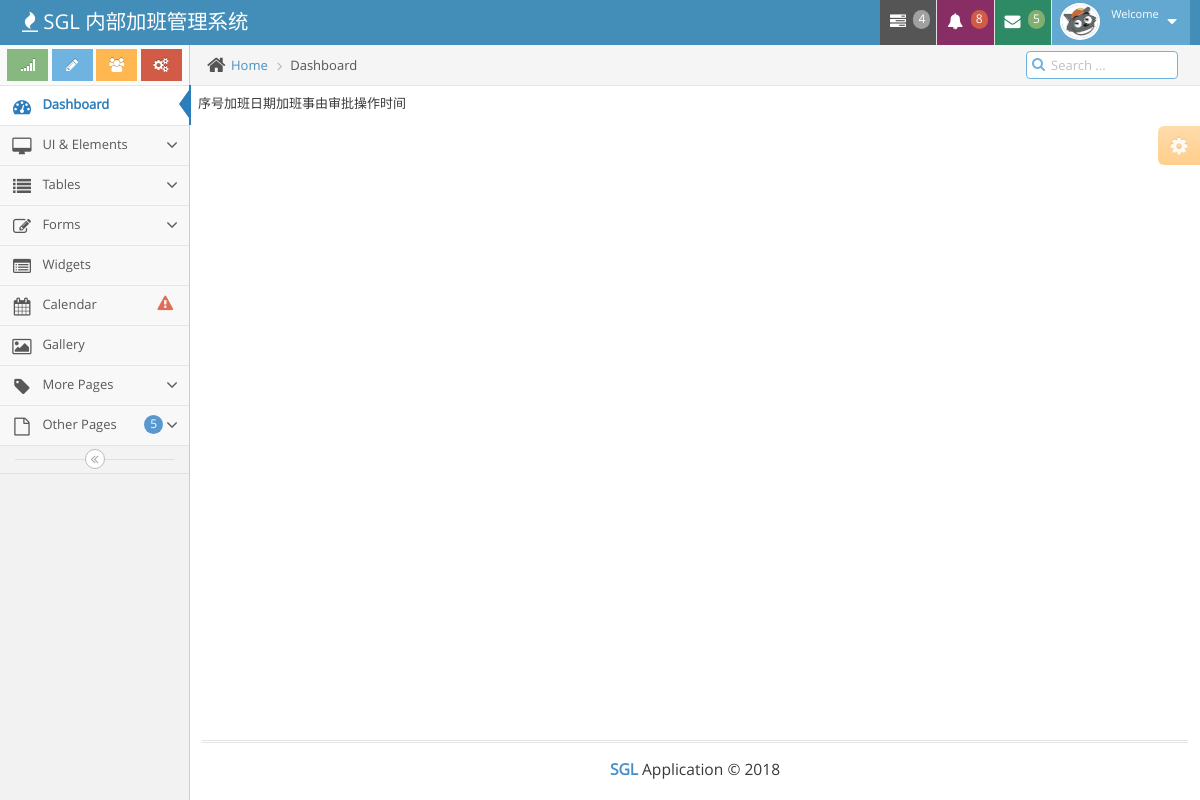
Before: /otrest/list-otrequest/ with the older database file.
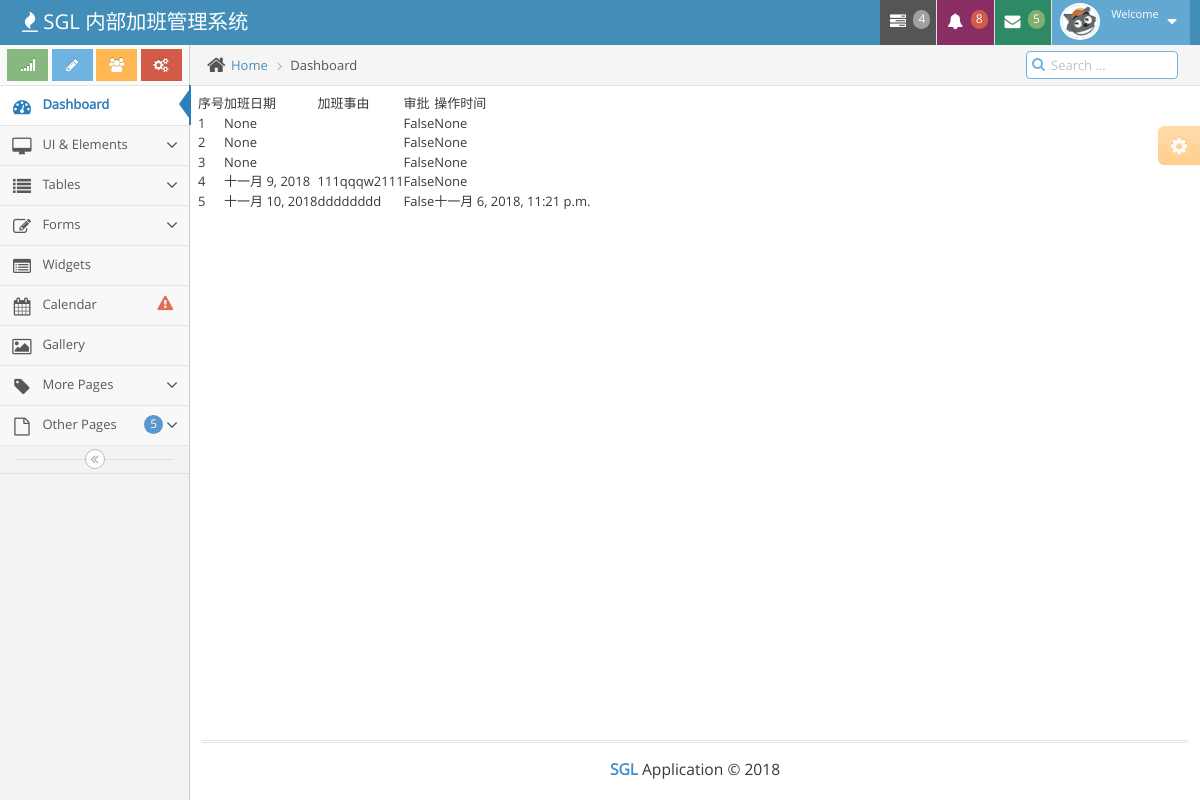
After: the same page with the newer database file.
### otrest/models.py (models this page shows, shortened)
class OtRequest(models.Model):
    user = models.ForeignKey(User, on_delete=models.CASCADE, related_name='otrest_user')
    ottime = models.DateField(blank=True, null=True)
    reason = models.TextField(max_length=100, blank=True)
    approve = models.BooleanField(default=False)
    created = models.DateTimeField(auto_now_add=True)

### otrest/views.py (the view)
class OtRequestListView(LoginRequiredMixin, ListView):
    login_url = "/account/login/"
    model = OtRequest
    context_object_name = "otrequests"
    template_name = 'otrest/ot_request_list.html'

### templates/otrest/ot_request_list.html (shortened to what this page needs)
{% extends "frame/base.html" %}
{% load staticfiles %}
{% block content %}
<div class="row">
    <table>
        <tr>
            <td>序号</td>
            <td>加班日期</td>
            <td>加班事由</td>
            <td>审批</td>
            <td>操作时间</td>
        </tr>
        {% for otrequest in otrequests %}
        <tr id={{ forloop.counter }}>
            <td>{{ forloop.counter }}</td>
            <td>{{ otrequest.ottime }}</td>
            <td>{{ otrequest.reason }}</td>
            <td>{{ otrequest.approve }}</td>
            <td>{{ otrequest.created }}</td>
        </tr>
        {% endfor %}
    </table>
</div>
{% endblock %}

### templates/frame/base.html (shortened to what this page needs)
{% load staticfiles %}
<!DOCTYPE html>
<html lang="en">
    <head>
        <link rel="stylesheet" href="{% static 'assets/css/bootstrap.min.css' %}" />
        <link rel="stylesheet" href="{% static 'assets/font-awesome/4.5.0/css/font-awesome.min.css' %}" />
        <link rel="stylesheet" href="{% static 'assets/css/ace.min.css' %}" class="ace-main-stylesheet" id="main-ace-style" />
        <link rel="stylesheet" href="{% static 'assets/css/ace-skins.min.css' %}" />
        <link rel="stylesheet" href="{% static 'assets/css/ace-rtl.min.css' %}" />
    </head>
    <body class="no-skin">
        {% include "frame/header.html" %}
        <div class="main-container ace-save-state" id="main-container">
            {% include "frame/sidebar.html" %}
            <div class="main-content">
                <div class="main-content-inner">
                    <div class="breadcrumbs ace-save-state" id="breadcrumbs">
                        <ul class="breadcrumb">
                            <li>
                                <i class="ace-icon fa fa-home home-icon"></i>
                                <a href="#">Home</a>
                            </li>
                            <li class="active">Dashboard</li>
                        </ul>
                        <div class="nav-search" id="nav-search">
                            <form class="form-search">
                                <span class="input-icon">
                                    <input type="text" placeholder="Search ..." class="nav-search-input" id="nav-search-input" autocomplete="off" />
                                    <i class="ace-icon fa fa-search nav-search-icon"></i>
                                </span>
                            </form>
                        </div>
                    </div>
                    <div class="page-content">
                        <div class="ace-settings-container" id="ace-settings-container">
                            <div class="btn btn-app btn-xs btn-warning ace-settings-btn" id="ace-settings-btn">
                                <i class="ace-icon fa fa-cog bigger-130"></i>
                            </div>
                        </div>
                        <div class="row">
                            <div class="col-xs-12">
                                {% block content %}{% endblock %}
                            </div>
                        </div>
                    </div>
                </div>
            </div>
            {% include "frame/footer.html" %}
        </div>
    </body>
</html>

### templates/frame/header.html (shortened to what this page needs)
{% load staticfiles %}
<div id="navbar" class="navbar navbar-default          ace-save-state">
	<div class="navbar-container ace-save-state" id="navbar-container">
		<div class="navbar-header pull-left">
			<a href="{% url 'show_index' %}" class="navbar-brand">
				<small>
					<i class="fa fa-fire"></i>
					SGL 内部加班管理系统
				</small>
			</a>
		</div>
		<div class="navbar-buttons navbar-header pull-right" role="navigation">
			<ul class="nav ace-nav">
				<li class="grey dropdown-modal">
					<a data-toggle="dropdown" class="dropdown-toggle" href="#">
						<i class="ace-icon fa fa-tasks"></i>
						<span class="badge badge-grey">4</span>
					</a>
				</li>
				<li class="purple dropdown-modal">
					<a data-toggle="dropdown" class="dropdown-toggle" href="#">
						<i class="ace-icon fa fa-bell icon-animated-bell"></i>
						<span class="badge badge-important">8</span>
					</a>
				</li>
				<li class="green dropdown-modal">
					<a data-toggle="dropdown" class="dropdown-toggle" href="#">
						<i class="ace-icon fa fa-envelope icon-animated-vertical"></i>
						<span class="badge badge-success">5</span>
					</a>
				</li>
				<li class="light-blue dropdown-modal">
					<a data-toggle="dropdown" href="#" class="dropdown-toggle">
                        {% if user.userinfo.photo %}
						<img class="nav-user-photo" src="{{ user.userinfo.photo | striptags }}" alt="Your's Photo" />
                        {% else %}
						<img class="nav-user-photo" src="{% static 'images/wolf.jpg' %}" alt="Your's Photo" />
                        {% endif %}
						<span class="user-info">
							<small>Welcome</small>
						</span>
						<i class="ace-icon fa fa-caret-down"></i>
					</a>
				</li>
			</ul>
		</div>
	</div>
</div>

### templates/frame/sidebar.html (shortened to what this page needs)
<div id="sidebar" class="sidebar                  responsive                    ace-save-state">
	<div class="sidebar-shortcuts" id="sidebar-shortcuts">
		<div class="sidebar-shortcuts-large" id="sidebar-shortcuts-large">
			<button class="btn btn-success">
				<i class="ace-icon fa fa-signal"></i>
			</button>
			<button class="btn btn-info">
				<i class="ace-icon fa fa-pencil"></i>
			</button>
			<button class="btn btn-warning">
				<i class="ace-icon fa fa-users"></i>
			</button>
			<button class="btn btn-danger">
				<i class="ace-icon fa fa-cogs"></i>
			</button>
		</div>
	</div>
	<ul class="nav nav-list">
		<li class="active">
			<a href="{% url 'show_index' %}">
				<i class="menu-icon fa fa-tachometer"></i>
				<span class="menu-text"> Dashboard </span>
			</a>
		</li>
		<li class="">
			<a href="#" class="dropdown-toggle">
				<i class="menu-icon fa fa-desktop"></i>
				<span class="menu-text">
					UI &amp; Elements
				</span>
				<b class="arrow fa fa-angle-down"></b>
			</a>
		</li>
		<li class="">
			<a href="#" class="dropdown-toggle">
				<i class="menu-icon fa fa-list"></i>
				<span class="menu-text"> Tables </span>
				<b class="arrow fa fa-angle-down"></b>
			</a>
		</li>
		<li class="">
			<a href="#" class="dropdown-toggle">
				<i class="menu-icon fa fa-pencil-square-o"></i>
				<span class="menu-text"> Forms </span>
				<b class="arrow fa fa-angle-down"></b>
			</a>
		</li>
		<li class="">
			<a href="widgets.html">
				<i class="menu-icon fa fa-list-alt"></i>
				<span class="menu-text"> Widgets </span>
			</a>
		</li>
		<li class="">
			<a href="calendar.html">
				<i class="menu-icon fa fa-calendar"></i>
				<span class="menu-text">
					Calendar
					<span class="badge badge-transparent tooltip-error" title="2 Important Events">
						<i class="ace-icon fa fa-exclamation-triangle red bigger-130"></i>
					</span>
				</span>
			</a>
		</li>
		<li class="">
			<a href="gallery.html">
				<i class="menu-icon fa fa-picture-o"></i>
				<span class="menu-text"> Gallery </span>
			</a>
		</li>
		<li class="">
			<a href="#" class="dropdown-toggle">
				<i class="menu-icon fa fa-tag"></i>
				<span class="menu-text"> More Pages </span>
				<b class="arrow fa fa-angle-down"></b>
			</a>
		</li>
		<li class="">
			<a href="#" class="dropdown-toggle">
				<i class="menu-icon fa fa-file-o"></i>
				<span class="menu-text">
					Other Pages
					<span class="badge badge-primary">5</span>
				</span>
				<b class="arrow fa fa-angle-down"></b>
			</a>
		</li>
	</ul>
	<div class="sidebar-toggle sidebar-collapse" id="sidebar-collapse">
		<i id="sidebar-toggle-icon" class="ace-icon fa fa-angle-double-left ace-save-state" data-icon1="ace-icon fa fa-angle-double-left" data-icon2="ace-icon fa fa-angle-double-right"></i>
	</div>
</div>

### templates/frame/footer.html
<div class="footer">
	<div class="footer-inner">
		<div class="footer-content">
			<span class="bigger-120">
				<span class="blue bolder">SGL</span>
				Application &copy; 2018
			</span>
		</div>
	</div>
</div>

Changed rows visible on the page:
added OtRequest: ottime "None", approve "False", created "None"
added OtRequest: ottime "None", approve "False", created "None"
added OtRequest: ottime "None", approve "False", created "None"
added OtRequest: ottime "十一月 9, 2018", reason "111qqqw2111", approve "False", created "None"
added OtRequest: ottime "十一月 10, 2018", reason "dddddddd", approve "False", created "十一月 6, 2018, 11:21 p.m."
